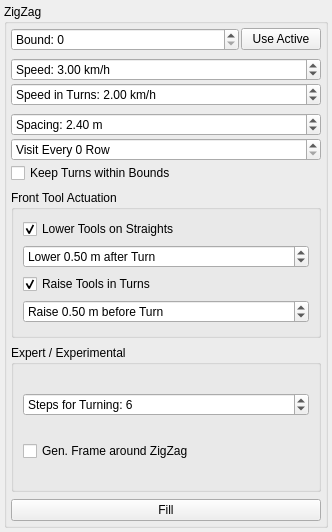
                  <widget class="QWidget" name="scrollAreaWidgetContents_4">
                   <property name="geometry">
                    <rect>
                     <x>0</x>
                     <y>0</y>
                     <width>332</width>
                     <height>532</height>
                    </rect>
                   </property>
                   <layout class="QVBoxLayout" name="verticalLayout_27">
                    <property name="spacing">
                     <number>2</number>
                    </property>
                    <property name="leftMargin">
                     <number>4</number>
                    </property>
                    <property name="topMargin">
                     <number>4</number>
                    </property>
                    <property name="rightMargin">
                     <number>4</number>
                    </property>
                    <property name="bottomMargin">
                     <number>4</number>
                    </property>
                    <item>
                     <widget class="QGroupBox" name="groupBox_20">
                      <property name="sizePolicy">
                       <sizepolicy hsizetype="Preferred" vsizetype="Minimum">
                        <horstretch>0</horstretch>
                        <verstretch>0</verstretch>
                       </sizepolicy>
                      </property>
                      <property name="title">
                       <string>ZigZag</string>
                      </property>
                      <layout class="QVBoxLayout" name="verticalLayout_28">
                       <property name="spacing">
                        <number>2</number>
                       </property>
                       <property name="leftMargin">
                        <number>4</number>
                       </property>
                       <property name="topMargin">
                        <number>4</number>
                       </property>
                       <property name="rightMargin">
                        <number>4</number>
                       </property>
                       <property name="bottomMargin">
                        <number>4</number>
                       </property>
                       <item>
                        <layout class="QHBoxLayout" name="horizontalLayout_17">
                         <item>
                          <widget class="QSpinBox" name="boundsRouteSpinBox">
                           <property name="sizePolicy">
                            <sizepolicy hsizetype="MinimumExpanding" vsizetype="Fixed">
                             <horstretch>0</horstretch>
                             <verstretch>0</verstretch>
                            </sizepolicy>
                           </property>
                           <property name="prefix">
                            <string>Bound: </string>
                           </property>
                          </widget>
                         </item>
                         <item>
                          <widget class="QPushButton" name="setBoundsRoutePushButton">
                           <property name="text">
                            <string>Use Active</string>
                           </property>
                          </widget>
                         </item>
                        </layout>
                       </item>
                       <item>
                        <spacer name="verticalSpacer_8">
                         <property name="orientation">
                          <enum>Qt::Vertical</enum>
                         </property>
                         <property name="sizeType">
                          <enum>QSizePolicy::Fixed</enum>
                         </property>
                         <property name="sizeHint" stdset="0">
                          <size>
                           <width>20</width>
                           <height>5</height>
                          </size>
                         </property>
                        </spacer>
                       </item>
                       <item>
                        <widget class="QDoubleSpinBox" name="boundsFillSpeedSpinBox">
                         <property name="prefix">
                          <string>Speed: </string>
                         </property>
                         <property name="suffix">
                          <string> km/h</string>
                         </property>
                         <property name="value">
                          <double>3.000000000000000</double>
                         </property>
                        </widget>
                       </item>
                       <item>
                        <widget class="QDoubleSpinBox" name="boundsFillSpeedInTurnsSpinBox">
                         <property name="prefix">
                          <string>Speed in Turns: </string>
                         </property>
                         <property name="suffix">
                          <string> km/h</string>
                         </property>
                         <property name="value">
                          <double>2.000000000000000</double>
                         </property>
                        </widget>
                       </item>
                       <item>
                        <spacer name="verticalSpacer_7">
                         <property name="orientation">
                          <enum>Qt::Vertical</enum>
                         </property>
                         <property name="sizeType">
                          <enum>QSizePolicy::Fixed</enum>
                         </property>
                         <property name="sizeHint" stdset="0">
                          <size>
                           <width>20</width>
                           <height>5</height>
                          </size>
                         </property>
                        </spacer>
                       </item>
                       <item>
                        <widget class="QDoubleSpinBox" name="boundsFillSpacingSpinBox">
                         <property name="prefix">
                          <string>Spacing: </string>
                         </property>
                         <property name="suffix">
                          <string> m</string>
                         </property>
                         <property name="minimum">
                          <double>1.000000000000000</double>
                         </property>
                         <property name="singleStep">
                          <double>0.100000000000000</double>
                         </property>
                         <property name="value">
                          <double>2.400000000000000</double>
                         </property>
                        </widget>
                       </item>
                       <item>
                        <widget class="QSpinBox" name="visitEverySpinBox">
                         <property name="suffix">
                          <string> Row</string>
                         </property>
                         <property name="prefix">
                          <string>Visit Every </string>
                         </property>
                         <property name="maximum">
                          <number>100</number>
                         </property>
                         <property name="singleStep">
                          <number>2</number>
                         </property>
                        </widget>
                       </item>
                       <item>
                        <widget class="QCheckBox" name="boundsFillKeepTurnsInBoundsCheckBox">
                         <property name="sizePolicy">
                          <sizepolicy hsizetype="Minimum" vsizetype="Fixed">
                           <horstretch>0</horstretch>
                           <verstretch>0</verstretch>
                          </sizepolicy>
                         </property>
                         <property name="text">
                          <string>Keep Turns within Bounds</string>
                         </property>
                         <property name="checked">
                          <bool>false</bool>
                         </property>
                        </widget>
                       </item>
                       <item>
                        <spacer name="verticalSpacer_11">
                         <property name="orientation">
                          <enum>Qt::Vertical</enum>
                         </property>
                         <property name="sizeType">
                          <enum>QSizePolicy::Fixed</enum>
                         </property>
                         <property name="sizeHint" stdset="0">
                          <size>
                           <width>20</width>
                           <height>5</height>
                          </size>
                         </property>
                        </spacer>
                       </item>
                       <item>
                        <widget class="QGroupBox" name="groupBox_22">
                         <property name="title">
                          <string>Front Tool Actuation</string>
                         </property>
                         <layout class="QVBoxLayout" name="verticalLayout_30">
                          <item>
                           <widget class="QCheckBox" name="lowerToolsCheckBox">
                            <property name="text">
                             <string>Lower Tools on Straights</string>
                            </property>
                            <property name="checked">
                             <bool>true</bool>
                            </property>
                           </widget>
                          </item>
                          <item>
                           <widget class="QDoubleSpinBox" name="lowerToolsDistanceSpinBox">
                            <property name="prefix">
                             <string>Lower </string>
                            </property>
                            <property name="suffix">
                             <string> m after Turn</string>
                            </property>
                            <property name="singleStep">
                             <double>0.100000000000000</double>
                            </property>
                            <property name="value">
                             <double>0.500000000000000</double>
                            </property>
                           </widget>
                          </item>
                          <item>
                           <widget class="QCheckBox" name="raiseToolsCheckBox">
                            <property name="text">
                             <string>Raise Tools in Turns</string>
                            </property>
                            <property name="checked">
                             <bool>true</bool>
                            </property>
                           </widget>
                          </item>
                          <item>
                           <widget class="QDoubleSpinBox" name="raiseToolsDistanceSpinBox">
                            <property name="toolTip">
                             <string>Tools are lowered/raised this amount of meters after/before a turn</string>
                            </property>
                            <property name="prefix">
                             <string>Raise </string>
                            </property>
                            <property name="suffix">
                             <string> m before Turn</string>
                            </property>
                            <property name="decimals">
                             <number>2</number>
                            </property>
                            <property name="singleStep">
                             <double>0.100000000000000</double>
                            </property>
                            <property name="value">
                             <double>0.500000000000000</double>
                            </property>
                           </widget>
                          </item>
                         </layout>
                        </widget>
                       </item>
                       <item>
                        <spacer name="verticalSpacer_9">
                         <property name="orientation">
                          <enum>Qt::Vertical</enum>
                         </property>
                         <property name="sizeType">
                          <enum>QSizePolicy::Fixed</enum>
                         </property>
                         <property name="sizeHint" stdset="0">
                          <size>
                           <width>20</width>
                           <height>5</height>
                          </size>
                         </property>
                        </spacer>
                       </item>
                       <item>
                        <widget class="QGroupBox" name="groupBox_21">
                         <property name="title">
                          <string>Expert / Experimental</string>
                         </property>
                         <property name="flat">
                          <bool>false</bool>
                         </property>
                         <property name="checkable">
                          <bool>false</bool>
                         </property>
                         <layout class="QVBoxLayout" name="verticalLayout_29">
                          <item>
                           <widget class="QSpinBox" name="stepsForTurningSpinBox">
                            <property name="prefix">
                             <string>Steps for Turning: </string>
                            </property>
                            <property name="value">
                             <number>6</number>
                            </property>
                           </widget>
                          </item>
                          <item>
                           <widget class="QCheckBox" name="generateFrameCheckBox">
                            <property name="text">
                             <string>Gen. Frame around ZigZag</string>
                            </property>
                           </widget>
                          </item>
                         </layout>
                        </widget>
                       </item>
                       <item>
                        <spacer name="verticalSpacer_6">
                         <property name="orientation">
                          <enum>Qt::Vertical</enum>
                         </property>
                         <property name="sizeType">
                          <enum>QSizePolicy::Fixed</enum>
                         </property>
                         <property name="sizeHint" stdset="0">
                          <size>
                           <width>20</width>
                           <height>5</height>
                          </size>
                         </property>
                        </spacer>
                       </item>
                       <item>
                        <widget class="QPushButton" name="boundsFillPushButton">
                         <property name="sizePolicy">
                          <sizepolicy hsizetype="MinimumExpanding" vsizetype="Fixed">
                           <horstretch>0</horstretch>
                           <verstretch>0</verstretch>
                          </sizepolicy>
                         </property>
                         <property name="minimumSize">
                          <size>
                           <width>310</width>
                           <height>0</height>
                          </size>
                         </property>
                         <property name="text">
                          <string>Fill</string>
                         </property>
                        </widget>
                       </item>
                      </layout>
                     </widget>
                    </item>
                   </layout>
                  </widget>
